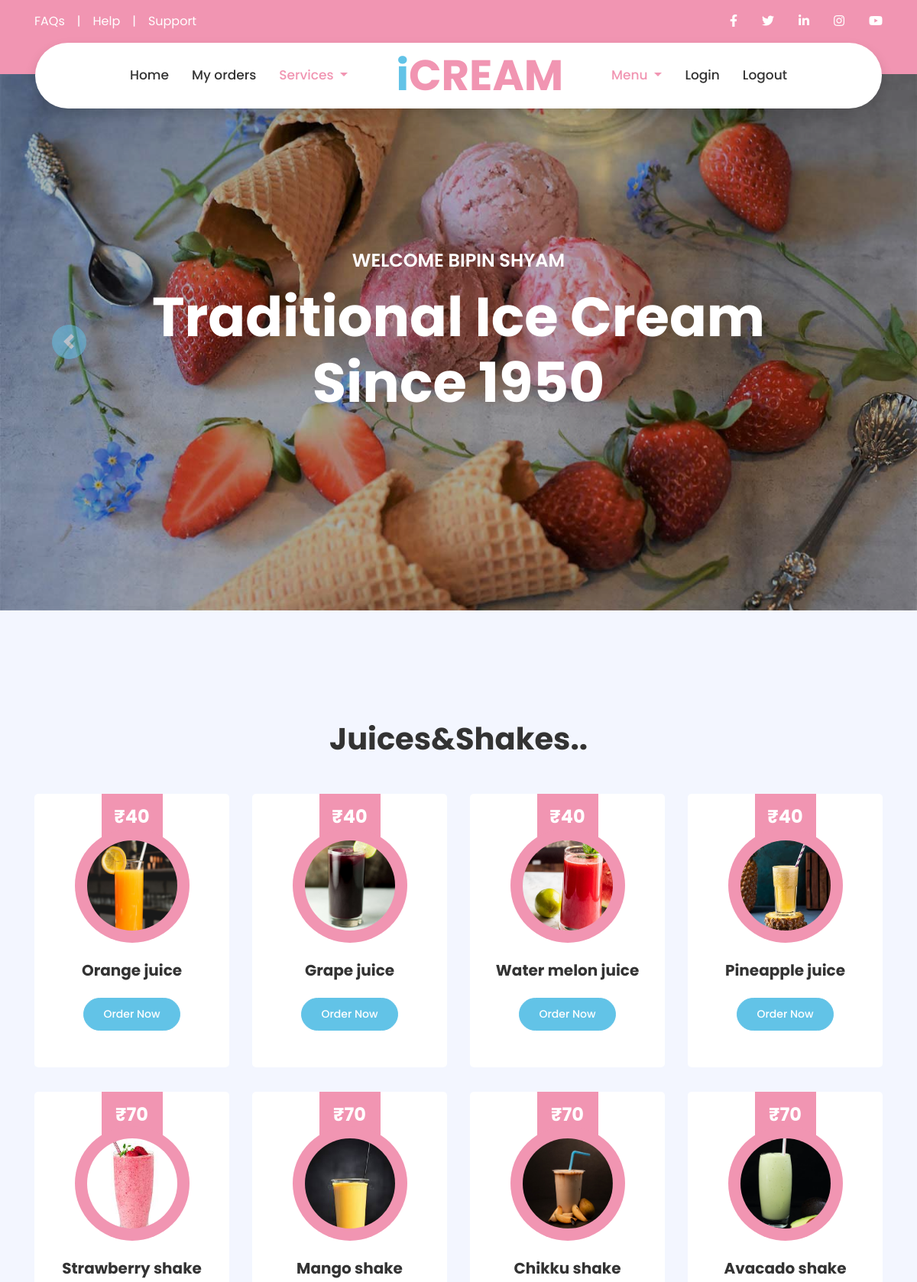
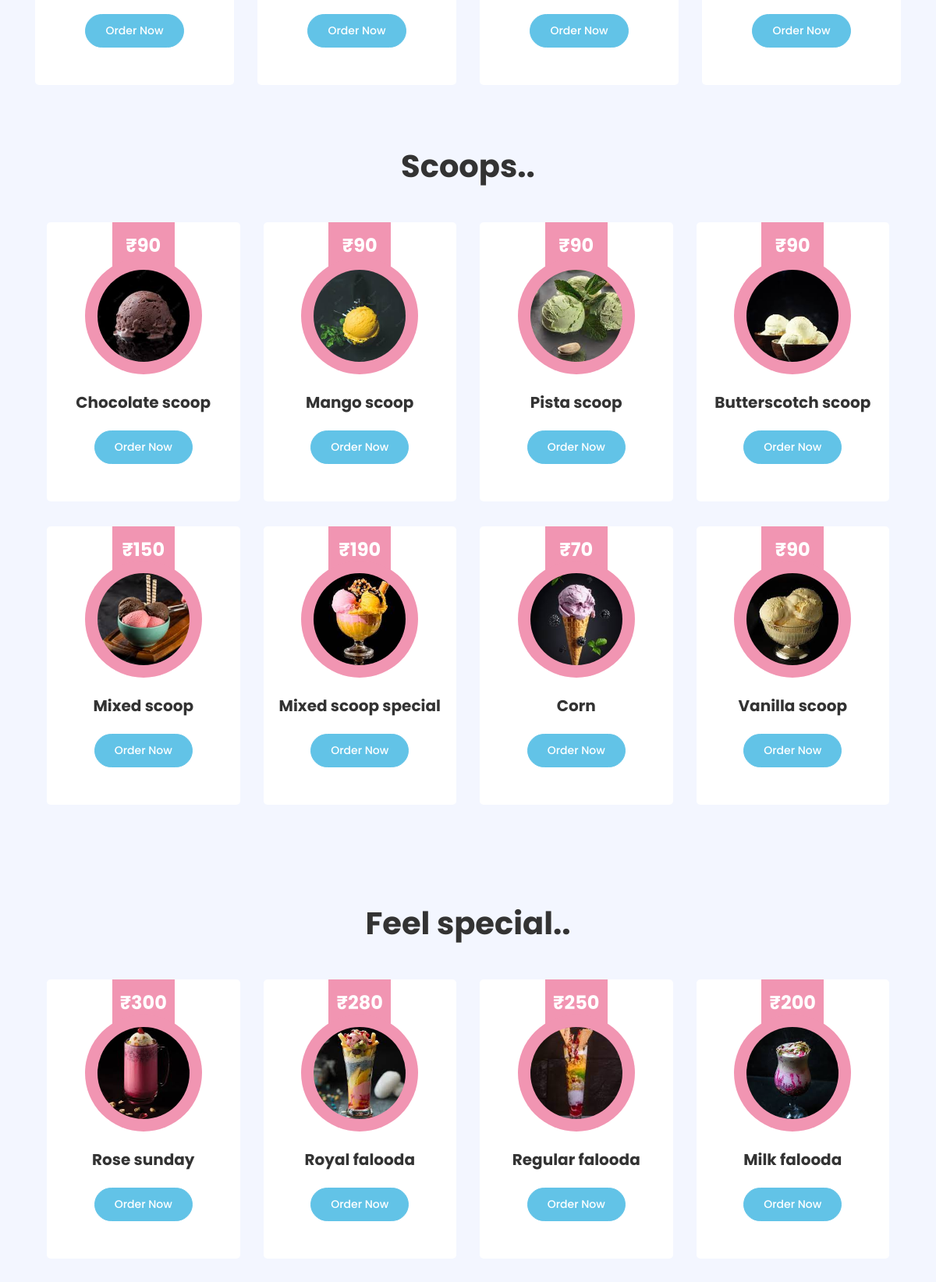
Screenshot of /userprofile (signed in, upper part) with the database file from the repository (2 pictures, top to bottom).
### myapp/models.py (models this page shows)
class UserData(AbstractUser):
    name=models.CharField(max_length=100,blank=False,verbose_name='Name')
    phone=models.IntegerField(blank=False,verbose_name='Phone number')
    class Meta:
        db_table='Usertable'

class Items(models.Model):
    item_name=models.CharField(max_length=100,blank=False,verbose_name="Item")
    price=models.IntegerField(blank=False,verbose_name='Price')
    item_type=models.CharField(max_length=100,blank=False,verbose_name='Type')
    description=models.CharField(max_length=300,blank=False,verbose_name="Description")
    image=models.ImageField(upload_to = 'img')

### myapp/views.py (the view)
# urls.py: path('userprofile',views.userprofile,name='userprofile'),
def userprofile(request):
    count=0
    id=request.session['user_id']
    user=UserData.objects.get(id=id)
    scoop=Items.objects.filter(item_type='scoop')
    drink=Items.objects.filter(item_type='drinks')
    special=Items.objects.filter(item_type='specialitems')
    return render(request,'userprofile.html',{'scoop':scoop,'drink':drink,'special':special,'user':user,'count':count})

### myapp/templates/userprofile.html (shortened to what this page needs)
{% load static %}
<!DOCTYPE html>
<html lang="en">
<head>
    <link href="https://cdnjs.cloudflare.com/ajax/libs/font-awesome/5.10.0/css/all.min.css" rel="stylesheet">
    <link href="lib/owlcarousel/assets/owl.carousel.min.css" rel="stylesheet">
    <link href="lib/lightbox/css/lightbox.min.css" rel="stylesheet">
    <link href="static/css/style.css" rel="stylesheet">
</head>
<body>
    <div class="container-fluid bg-primary py-3 d-none d-md-block ">
        <div class="container">
            <div class="row">
                <div class="col-md-6 text-center text-lg-left mb-2 mb-lg-0">
                    <div class="d-inline-flex align-items-center">
                        <a class="text-white pr-3" href="">FAQs</a>
                        <span class="text-white">|</span>
                        <a class="text-white px-3" href="">Help</a>
                        <span class="text-white">|</span>
                        <a class="text-white pl-3" href="">Support</a>
                    </div>
                </div>
                <div class="col-md-6 text-center text-lg-right">
                    <div class="d-inline-flex align-items-center">
                        <a class="text-white px-3" href="">
                            <i class="fab fa-facebook-f"></i>
                        </a>
                        <a class="text-white px-3" href="">
                            <i class="fab fa-twitter"></i>
                        </a>
                        <a class="text-white px-3" href="">
                            <i class="fab fa-linkedin-in"></i>
                        </a>
                        <a class="text-white px-3" href="">
                            <i class="fab fa-instagram"></i>
                        </a>
                        <a class="text-white pl-3" href="">
                            <i class="fab fa-youtube"></i>
                        </a>
                    </div>
                </div>
            </div>
        </div>
    </div>
    <div class="container-fluid position-relative nav-bar p-0 ">
        <div class="container-lg position-relative p-0 px-lg-3" style="z-index: 9;">
            <nav class="navbar navbar-expand-lg bg-white navbar-light shadow p-lg-0 ">
                <div class="collapse navbar-collapse justify-content-between" id="navbarCollapse">
                    <div class="navbar-nav ml-auto py-0">
                        <a href="/" class="nav-item nav-link">Home</a>
                        <a href="userorder" class="nav-item nav-link">My orders</a>
                        <div class="navbar-nav mr-auto py-0">
                            <div class="dropdown nav-item nav-link">
                                <a class="dropdown-toggle"  id="dropdownMenuButton" data-toggle="dropdown" aria-haspopup="true" aria-expanded="false">
                                  Services
                                </a>
                              </div>
                        </div>
                    </div>
                    <a href="index.html" class="navbar-brand mx-5 d-none d-lg-block">
                        <h1 class="m-0 display-4 text-primary"><span class="text-secondary">i</span>CREAM</h1>
                    </a>
                    <div class="navbar-nav mr-auto py-0">
                        <div class="dropdown nav-item nav-link">
                            <a class="dropdown-toggle"  id="dropdownMenuButton" data-toggle="dropdown" aria-haspopup="true" aria-expanded="false">
                              Menu
                            </a>
                          </div>
                        <a href="" class="nav-item nav-link">Login</a>
                        <a href="logout" class="nav-item nav-link">Logout</a>
                    </div>
                </div>
            </nav>
        </div>
    </div>
    <div class="container-fluid p-0 mb-5 pb-5">
        <div id="header-carousel" class="carousel slide" data-ride="carousel">
            <div class="carousel-inner">
                <div class="carousel-item active">
                    <img class="w-100" src="static/img/carousel-1.jpg" alt="Image">
                    <div class="carousel-caption d-flex flex-column align-items-center justify-content-center">
                        <div class="p-3" style="max-width: 900px;">
                            <h4 class="text-white text-uppercase mb-md-3">Welcome {{user.name}}</h4>
                            <h1 class="display-3 text-white mb-md-4">Traditional Ice Cream Since 1950</h1>
                        </div>
                    </div>
                </div>
            </div>
            <a class="carousel-control-prev" href="#header-carousel" data-slide="prev">
                <div class="btn btn-secondary px-0" style="width: 45px; height: 45px;">
                    <span class="carousel-control-prev-icon mb-n1"></span>
                </div>
            </a>
        </div>
    </div>
<div class="container-fluid ">
  <div class="container py-5">
      <div class="row justify-content-center">
          <div class="col-lg-6">
              <h1 class=" position-relative text-center mb-5">Juices&Shakes..</h1>
          </div>
      </div>
      <div class="row">
          {% for i in drink %}
          <div class="col-lg-3 col-md-6 mb-4 pb-2">
              <div class="product-item d-flex flex-column align-items-center text-center bg-light rounded py-5 px-3">
                  <div class="bg-primary mt-n5 py-3" style="width: 80px;">
                      <h4 class="font-weight-bold text-white mb-0">₹{{i.price}}</h4>
                  </div>
                  <div class="position-relative bg-primary rounded-circle mt-n3 mb-4 p-3" style="width: 150px; height: 150px;">
                      <img class="rounded-circle w-100 h-100" src="/media/{{i.image}}" style="object-fit: cover;" data-toggle="modal" data-target="#test{{i.item_name}}">
                  </div>
                  <h5 class="font-weight-bold mb-4">{{i.item_name}}</h5>
                  <a  class="btn btn-sm btn-secondary" href="order/{{i.id}}">Order Now</a>
              </div>
          </div>
{% endfor %}
<div class="container-fluid ">
  <div class="container py-5">
      <div class="row justify-content-center">
          <div class="col-lg-6">
              <h1 class=" position-relative text-center mb-5">Scoops..</h1>
          </div>
      </div>
      <div class="row">
          {% for i in scoop %}
          <div class="col-lg-3 col-md-6 mb-4 pb-2">
              <div class="product-item d-flex flex-column align-items-center text-center bg-light rounded py-5 px-3">
                  <div class="bg-primary mt-n5 py-3" style="width: 80px;">
                      <h4 class="font-weight-bold text-white mb-0">₹{{i.price}}</h4>
                  </div>
                  <div class="position-relative bg-primary rounded-circle mt-n3 mb-4 p-3" style="width: 150px; height: 150px;">
                      <img class="rounded-circle w-100 h-100" src="/media/{{i.image}}" style="object-fit: cover;" data-toggle="modal" data-target="#b">
                  </div>
                  <h5 class="font-weight-bold mb-4">{{i.item_name}}</h5>
                  <a class="btn btn-sm btn-secondary" href="order/{{i.id}}">Order Now</a>
              </div>
          </div>
          {% endfor %}
      </div>
  </div>
</div>
<div class="container-fluid ">
  <div class="container py-5">
      <div class="row justify-content-center">
          <div class="col-lg-6">
              <h1 class=" position-relative text-center mb-5">Feel special..</h1>
          </div>
      </div>
      <div class="row">
          {% for i in special %}
          <div class="col-lg-3 col-md-6 mb-4 pb-2">
              <div class="product-item d-flex flex-column align-items-center text-center bg-light rounded py-5 px-3">
                  <div class="bg-primary mt-n5 py-3" style="width: 80px;">
                      <h4 class="font-weight-bold text-white mb-0">₹{{i.price}}</h4>
                  </div>
                  <div class="position-relative bg-primary rounded-circle mt-n3 mb-4 p-3" style="width: 150px; height: 150px;">
                      <img class="rounded-circle w-100 h-100" src="/media/{{i.image}}" style="object-fit: cover;" data-toggle="modal" data-target="#c">
                  </div>
                  <h5 class="font-weight-bold mb-4">{{i.item_name}}</h5>
                  <a  class="btn btn-sm btn-secondary" href="order/{{i.id}}">Order Now</a>
              </div>
          </div>
          {% endfor %}
      </div>
  </div>
</div>
</body>
</html>

### rows the page displays
UserData: name "BIPIN SHYAM"
Items: price "40", image (picture), item_name "Orange juice"
Items: price "40", image (picture), item_name "Grape juice"
Items: price "40", image (picture), item_name "Water melon juice"
Items: price "40", image (picture), item_name "Pineapple juice"
Items: price "70", image (picture), item_name "Strawberry shake"
Items: price "70", image (picture), item_name "Mango shake"
Items: price "70", image (picture), item_name "Chikku shake"
Items: price "70", image (picture), item_name "Avacado shake"
Items: price "90", image (picture), item_name "Chocolate scoop"
Items: price "90", image (picture), item_name "Mango scoop"
Items: price "90", image (picture), item_name "Pista scoop"
Items: price "90", image (picture), item_name "Butterscotch scoop"
Items: price "150", image (picture), item_name "Mixed scoop"
Items: price "190", image (picture), item_name "Mixed scoop special"
Items: price "70", image (picture), item_name "Corn"
Items: price "90", image (picture), item_name "Vanilla scoop"
Items: price "300", image (picture), item_name "Rose sunday"
Items: price "280", image (picture), item_name "Royal falooda"
Items: price "250", image (picture), item_name "Regular falooda"
Items: price "200", image (picture), item_name "Milk falooda"
